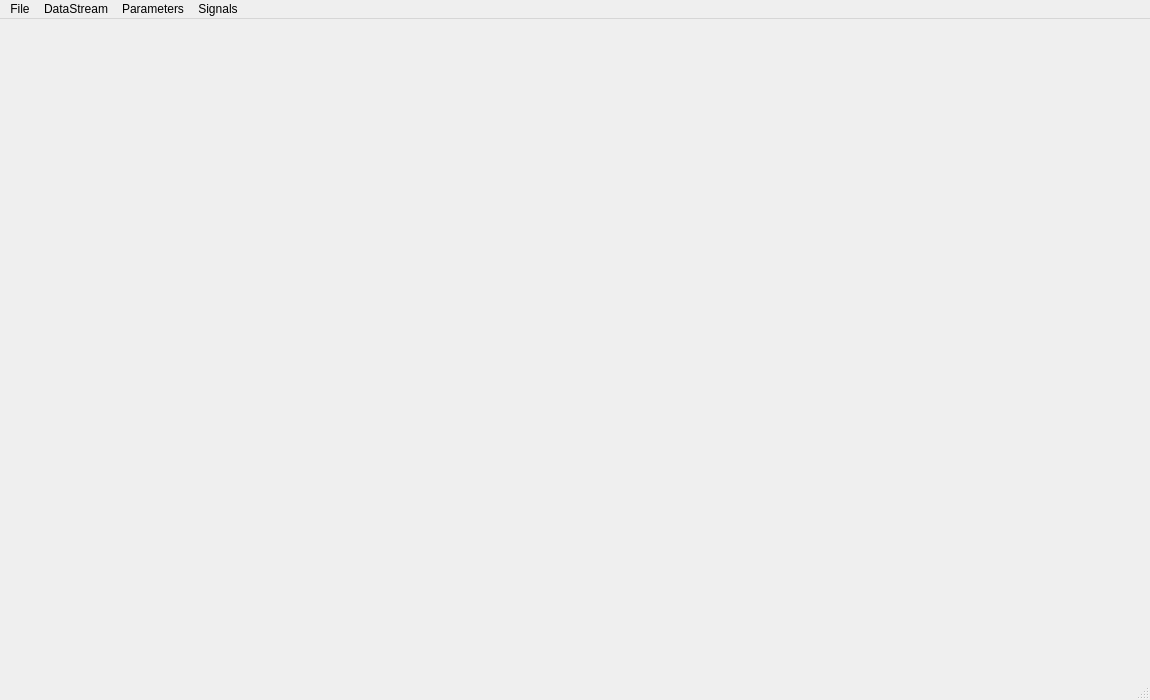
<?xml version="1.0" encoding="UTF-8"?>
<ui version="4.0">
 <class>MAINRUNTEST</class>
 <widget class="QMainWindow" name="MAINRUNTEST">
  <property name="geometry">
   <rect>
    <x>0</x>
    <y>0</y>
    <width>1150</width>
    <height>700</height>
   </rect>
  </property>
  <property name="windowTitle">
   <string>MainWindow</string>
  </property>
  <widget class="QWidget" name="centralwidget"/>
  <widget class="QMenuBar" name="menubar">
   <property name="geometry">
    <rect>
     <x>0</x>
     <y>0</y>
     <width>1150</width>
     <height>26</height>
    </rect>
   </property>
   <widget class="QMenu" name="menuFile">
    <property name="title">
     <string>File</string>
    </property>
    <addaction name="actionSave_As"/>
   </widget>
   <widget class="QMenu" name="menuDataStream">
    <property name="title">
     <string>DataStream</string>
    </property>
    <widget class="QMenu" name="menuFilter">
     <property name="title">
      <string>Filter</string>
     </property>
     <addaction name="actionFilterByNumFields"/>
     <addaction name="actionFilterByContent"/>
    </widget>
    <addaction name="actionClear"/>
    <addaction name="actionLocked"/>
    <addaction name="menuFilter"/>
   </widget>
   <widget class="QMenu" name="menuSignals">
    <property name="title">
     <string>Signals</string>
    </property>
    <widget class="QMenu" name="menuSYNCHRONIZE">
     <property name="title">
      <string>SYNCHRONIZE</string>
     </property>
     <addaction name="actionALL"/>
     <addaction name="actionAXIS_LABELS"/>
     <addaction name="actionPARAMETERS"/>
    </widget>
    <widget class="QMenu" name="menuSET_PARAMETER">
     <property name="title">
      <string>SET_PARAMETER</string>
     </property>
     <addaction name="actionMAX_SAMPLE_RATE"/>
     <addaction name="actionCOLD_START_VALUE"/>
     <addaction name="actionCUTOFF_RPM"/>
    </widget>
    <addaction name="actionRESET"/>
    <addaction name="menuSYNCHRONIZE"/>
    <addaction name="menuSET_PARAMETER"/>
   </widget>
   <widget class="QMenu" name="menuParameters">
    <property name="title">
     <string>Parameters</string>
    </property>
    <addaction name="actionView"/>
    <addaction name="actionEdit"/>
   </widget>
   <addaction name="menuFile"/>
   <addaction name="menuDataStream"/>
   <addaction name="menuParameters"/>
   <addaction name="menuSignals"/>
  </widget>
  <widget class="QStatusBar" name="statusbar"/>
  <action name="actionSave_As">
   <property name="text">
    <string>Save As</string>
   </property>
   <property name="toolTip">
    <string>Save the collected data to a specified file.</string>
   </property>
  </action>
  <action name="actionClear">
   <property name="text">
    <string>Clear</string>
   </property>
  </action>
  <action name="actionLocked">
   <property name="checkable">
    <bool>true</bool>
   </property>
   <property name="checked">
    <bool>true</bool>
   </property>
   <property name="text">
    <string>Locked</string>
   </property>
  </action>
  <action name="actionRESET">
   <property name="text">
    <string>RESET</string>
   </property>
  </action>
  <action name="actionALL">
   <property name="text">
    <string>ALL</string>
   </property>
  </action>
  <action name="actionAXIS_LABELS">
   <property name="text">
    <string>AXIS_LABELS</string>
   </property>
  </action>
  <action name="actionPARAMETERS">
   <property name="text">
    <string>PARAMETERS</string>
   </property>
  </action>
  <action name="actionMAX_SAMPLE_RATE">
   <property name="text">
    <string>MAX_SAMPLE_RATE</string>
   </property>
  </action>
  <action name="actionCOLD_START_VALUE">
   <property name="text">
    <string>COLD_START_VALUE</string>
   </property>
  </action>
  <action name="actionCUTOFF_RPM">
   <property name="text">
    <string>CUTOFF_RPM</string>
   </property>
  </action>
  <action name="actionView">
   <property name="text">
    <string>View</string>
   </property>
  </action>
  <action name="actionEdit">
   <property name="text">
    <string>Edit</string>
   </property>
  </action>
  <action name="actionFilterLow">
   <property name="text">
    <string>Low</string>
   </property>
  </action>
  <action name="actionFilterByNumFields">
   <property name="checkable">
    <bool>true</bool>
   </property>
   <property name="checked">
    <bool>true</bool>
   </property>
   <property name="text">
    <string>By Number of Fields</string>
   </property>
  </action>
  <action name="actionFilterByContent">
   <property name="checkable">
    <bool>true</bool>
   </property>
   <property name="text">
    <string>By Content</string>
   </property>
  </action>
 </widget>
 <resources/>
 <connections/>
</ui>
